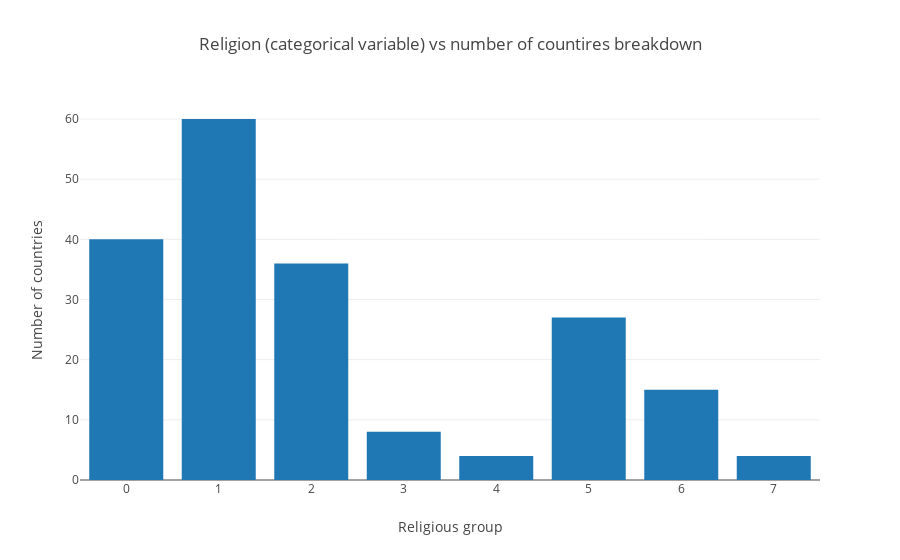

Here is the notebook cell this chart was saved with:
### Markdown cell above
That was easy right! You can do it using for loops as well but this is much faster. This is the power of pandas. Let's actually plot and see what we get. It's always good to visualize the data.

### Code cell
data = [go.Bar(
            x=value_count_rel.index,
            y=value_count_rel.values
    )]

layout = go.Layout( 
            title ="Religion (categorical variable) vs number of countires breakdown",
            xaxis=dict(title="Religious group "),
            yaxis=dict(title= "Number of countries" )
         )
figure = go.Figure(data= data, layout =layout)
iplot(figure, filename='basic-bar')

### Figure 1 — Plotly figure (JSON) as saved in the notebook; plotly's stock layout.template omitted (floating-point values rounded to 4 significant figures)
{"data": [{"type": "bar", "uid": "332304d4-5a09-11e9-9903-b0359f561c51", "x": [1, 0, 2, 5, 6, 3, 7, 4], "y": [60, 40, 36, 27, 15, 8, 4, 4]}], "layout": {"title": "Religion (categorical variable) vs number of countires breakdown", "xaxis": {"title": "Religious group "}, "yaxis": {"title": "Number of countries"}}}
